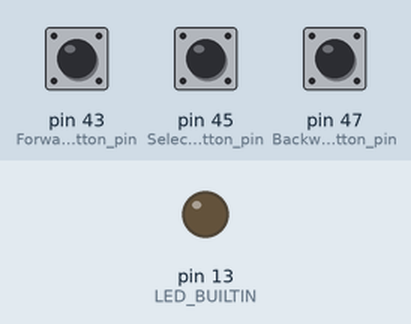
This sketch was run on a simulated Arduino Mega 2560, built with avr-gcc and run on an emulated ATmega2560. On the bench: output pins drawn as LEDs (lit = HIGH). Dashed ring = blinking. Inputs (shaded band) come from the test bench; at power-on: pin 45 (Select_Button_pin) HIGH, pin 47 (Backward_Button_pin) HIGH, pin 43 (Forward_Button_pin) HIGH.

Above: at 1.2 s.
1.3 s: pin 45 (Select_Button_pin) pulled LOW for 0.15 s
At 1.9 s:
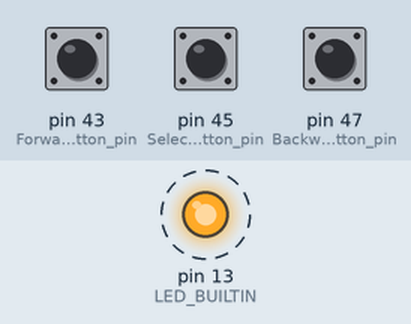
4.4 s: pin 47 (Backward_Button_pin) pulled LOW for 0.15 s
At 5.0 s:
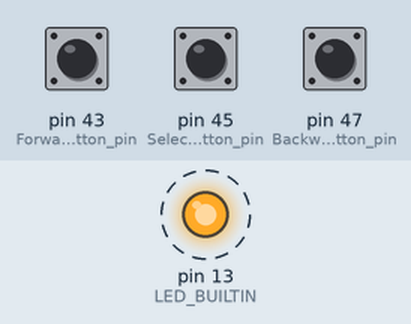
7.1 s: pin 47 (Backward_Button_pin) pulled LOW for 1 s
At 10.4 s:
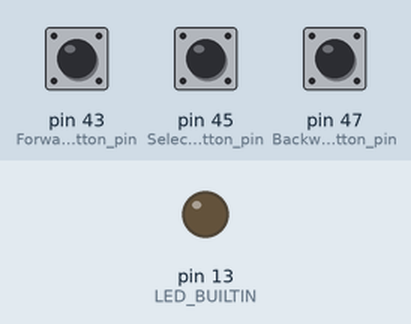
10.7 s: pin 47 (Backward_Button_pin) pulled LOW for 3.2 s
At 14.3 s:
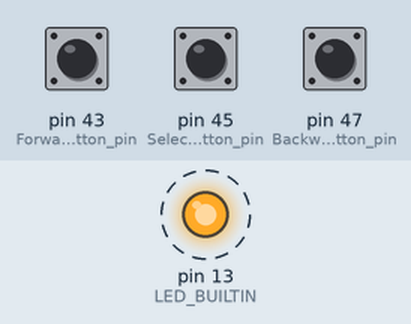
Timing chart, 0 to 16.5 s (numbered marks = the images above; inputs shaded):
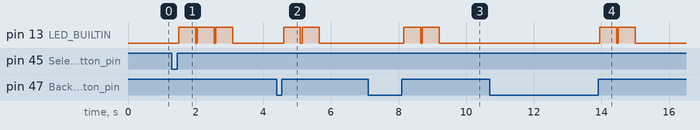

The sketch:

Buttons.ino
```cpp
const int Backward_Button_pin = 47;
const int Select_Button_pin = 45;
const int Forward_Button_pin = 43;

int Forward_Button_State = 0; //0 for off and 1 for on
int Backward_Button_State = 0;
int Select_Button_State = 0;

void setup() {
  // put your setup code here, to run once:
pinMode( Backward_Button_pin, INPUT_PULLUP);
pinMode( Forward_Button_pin, INPUT_PULLUP);
pinMode(Select_Button_pin, INPUT_PULLUP);
pinMode(LED_BUILTIN, OUTPUT);
digitalWrite(LED_BUILTIN, LOW);
}

void loop() {
  // put your main code here, to run repeatedly:
  if (Forward_Button_State == 0) {
    if (digitalRead(Forward_Button_pin) == LOW) {
      Forward_Button_State = 1;
      delay(50);
    }
  } else {
    if (digitalRead(Forward_Button_pin) == HIGH) {
      Forward_Button_State = 0;
      delay(50);
         for (int i = 0; i < 1; i++) {
    digitalWrite(LED_BUILTIN, HIGH);
    delay(500);
    digitalWrite(LED_BUILTIN, LOW);
    delay(50);}
    }
  }

  if (Backward_Button_State == 0) {
    if (digitalRead(Backward_Button_pin) == LOW) {
      Backward_Button_State = 1;
      delay(50);
    }
  } else {
    if (digitalRead(Backward_Button_pin) == HIGH) {
      Backward_Button_State = 0;
      delay(50);
          for (int i = 0; i < 2; i++) {
    digitalWrite(LED_BUILTIN, HIGH);
    delay(500);
    digitalWrite(LED_BUILTIN, LOW);
    delay(50);}
    }
  }

  if (Select_Button_State == 0) {
    if (digitalRead(Select_Button_pin) == LOW) {
      Select_Button_State = 1;
      delay(50);
    }
  } else {
    if (digitalRead(Select_Button_pin) == HIGH) {
      Select_Button_State = 0;
      delay(50);
          for (int i = 0; i < 3; i++) {
    digitalWrite(LED_BUILTIN, HIGH);
    delay(500);
    digitalWrite(LED_BUILTIN, LOW);
    delay(50);}
    }
  }
}
```

Measured:
- after the input at 1.3 s, pin 13 (LED_BUILTIN): alternates HIGH for 0.50 s and LOW for 0.05 s, 6 changes in all, then stays LOW, starting after 0.20 s
- after the input at 4.4 s, pin 13 (LED_BUILTIN): alternates HIGH for 0.50 s and LOW for 0.05 s, 4 changes in all, then stays LOW, starting after 0.20 s
- after the input at 7.1 s, pin 13 (LED_BUILTIN): alternates HIGH for 0.50 s and LOW for 0.05 s, 4 changes in all, then stays LOW, starting after 1.1 s
- after the input at 10.7 s, pin 13 (LED_BUILTIN): alternates HIGH for 0.50 s and LOW for 0.05 s, 4 changes in all, then stays LOW, starting after 3.3 s
